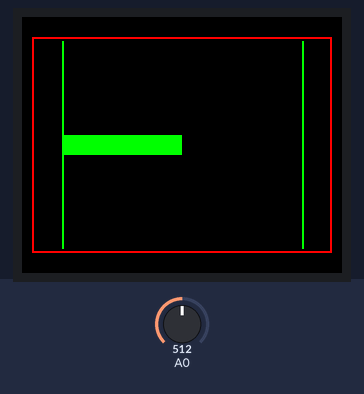
The sketch below on a simulated Arduino Uno, built with avr-gcc and run on an emulated ATmega328P. Shown: 160×128 colour display. The test bench sets the inputs (shaded band); at power-on: A0 = 512.

Above: at 1.2 s.
1.3 s: A0 set to 716
At 2.4 s:
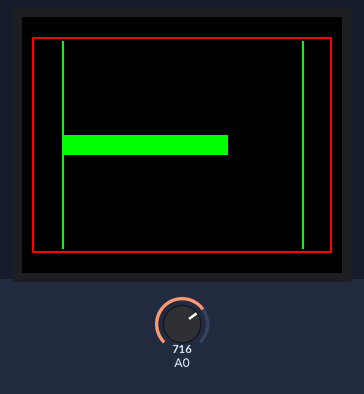
2.9 s: A0 set to 900
At 4.0 s:
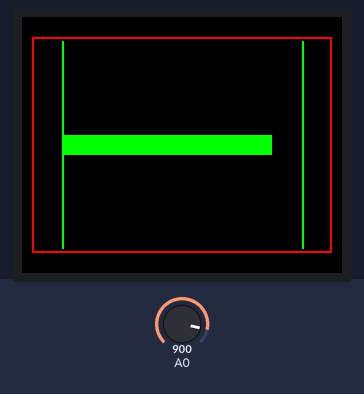
4.5 s: A0 set to 1023
At 5.6 s:
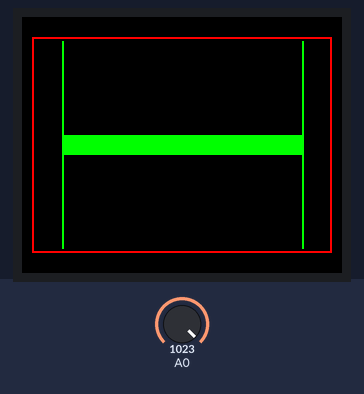
Timing chart, 0 to 7.5 s (numbered marks = the images above; inputs shaded):
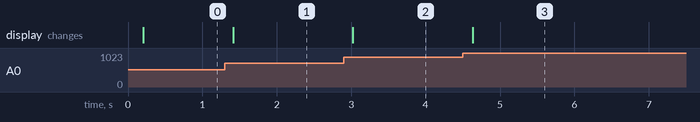

Measured:
- after the input at 1.3 s, the display: changes after 0.11 s (image 1)
- after the input at 2.9 s, the display: changes after 0.12 s (image 2)
- after the input at 4.5 s, the display: changes after 0.13 s (image 3)

The sketch:

ani2.ino
```cpp
/*
	bar
*/

#include <TFT.h>  // Arduino LCD library
#include <SPI.h>

// pin definition for the Uno
#define cs   10
#define dc   9
#define rst  8

// pin definition for the Leonardo
// #define cs   7
// #define dc   0
// #define rst  1

TFT TFTscreen = TFT(cs, dc, rst);

// Some ready-made 16-bit ('565') color settings:
#define COLOR_BLACK 0x0000
#define COLOR_WHITE 0xFFFF
#define COLOR_RED 0xF800
#define COLOR_GREEN 0x07E0
#define COLOR_BLUE 0x001F
#define COLOR_CYAN 0x07FF
#define COLOR_MAGENTA 0xF81F
#define COLOR_YELLOW 0xFFE0
#define COLOR_ORANGE 0xFC00

// court parameters
int courtX=5,courtY=10,courtW=150,courtH=108;
int courtTopLine=0,courtBottomLine=0,courtLeftLine=0,courtRightLine=0;

//analog variables
int aValue=0,old_aValue=0;

//time variables
unsigned long previousMillisBar=0,currentMillis=0;

void setup() {
	// initialize the display
	TFTscreen.begin();
	// black background
	TFTscreen.background(0, 0, 0);

	// draw court
	TFTscreen.drawRect(courtX, courtY, courtW,courtH,0xF800);

	// court limits
	courtTopLine=courtY;
	courtBottomLine=courtY+courtH;
	courtLeftLine=courtY;
	courtRightLine=courtX+courtW;
}

void loop() {
	TFTscreen.drawRect(5, 10, 150, 108,0xF800);

	TFTscreen.drawFastVLine(20, 12, 104,COLOR_GREEN);
	TFTscreen.drawFastVLine(140, 12, 104,COLOR_GREEN);

	bar();
}


void bar(){
	currentMillis=millis();
	if(currentMillis-previousMillisBar>200){
		previousMillisBar=currentMillis;
		aValue = map(analogRead(A0), 0, 1023,0,120);
		if(aValue >= old_aValue){
			old_aValue=aValue;
			TFTscreen.fillRect(20, 59, aValue, 10, COLOR_GREEN);
		}else{
			old_aValue=aValue;
			TFTscreen.fillRect(20+aValue, 59, 120-aValue, 10, COLOR_BLACK);
		}
	}
}
```
